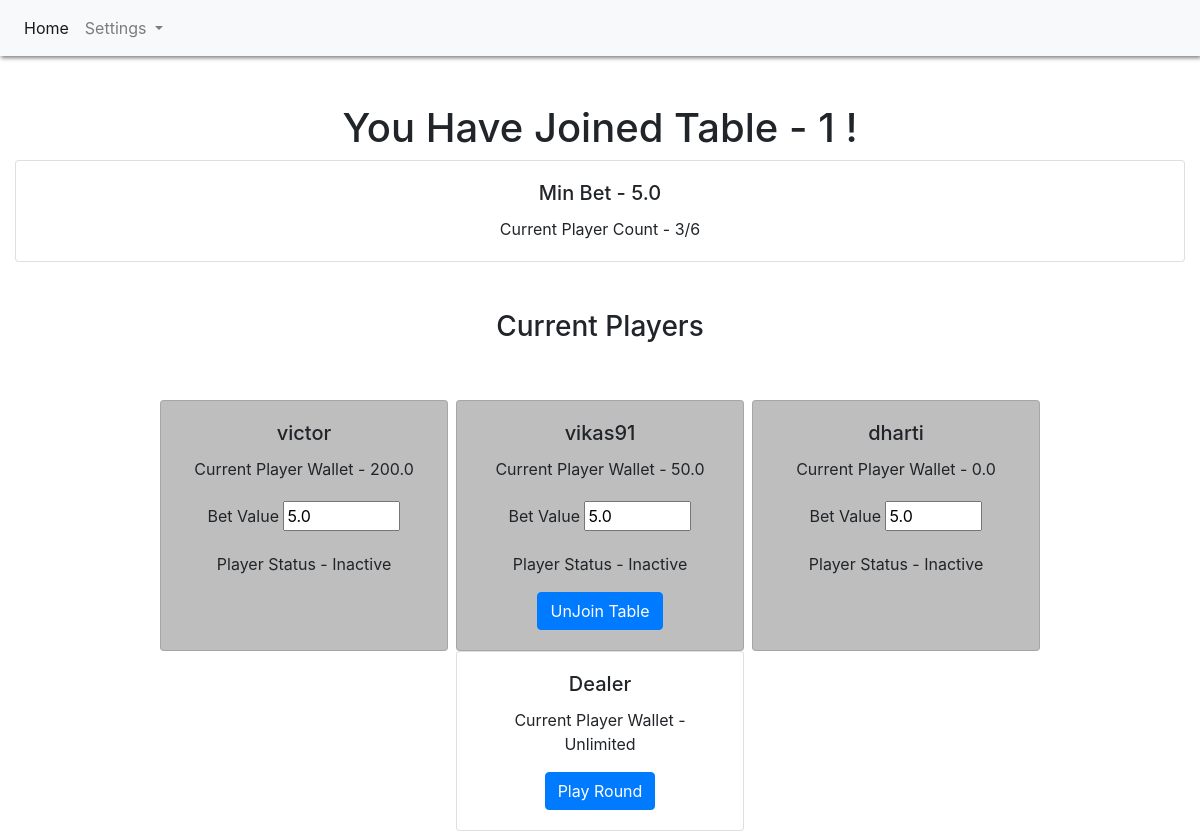
/table/1/ (signed in), run on the app's committed database.
### webapp/models.py (models this page shows, shortened)
class Table(models.Model):
    TABLE_STATUS = (
        (0, 'inactive'),
        (1, 'active'),
    )
    min_bet = models.FloatField(default=0)
    player_count = models.IntegerField(default=0)
    table_status = models.IntegerField(choices=TABLE_STATUS, default=0)
    class Meta:
        db_table = 'tables'

class TablePlayer(models.Model):
    PLAYER_STATUS = (
        (0, 'inactive'),
        (1, 'active'),
    )
    table_id = models.ForeignKey(Table, on_delete=models.CASCADE)
    user_id = models.ForeignKey(User, on_delete=models.CASCADE)
    player_type = models.IntegerField(choices=PLAYER_STATUS, default=0)
    class Meta:
        unique_together = ('table_id', 'user_id')
        db_table = 'table_players'

class Profile(models.Model):
    user = models.OneToOneField(User, on_delete=models.CASCADE)
    wallet_value = models.FloatField(default=0)

### webapp/views.py (the view)
# urls.py: path('table/<table_id>/', BJTable.as_view()),
@method_decorator(login_required, name='dispatch')
class BJTable(View):
    def get(self, request, table_id):
        current_table = Table.objects.filter(id=table_id)
        if(current_table.count()==0):
            error_message = "Unable to join table. Table doesn't exists!!"
            return redirect(reverse('index') + '?error=' + error_message)
        else:
            current_table = current_table[0]
            if(TablePlayer.objects.filter(table_id=current_table, user_id=request.user).count()==0):
                return redirect('/table/'+ str(current_table.id) + '/join/')
            table_players = TablePlayer.objects.filter(table_id=current_table)
            active_round = Round.objects.filter(table=current_table, round_status=1)
            if active_round.count()!=0:
                active_round = active_round[0]
                round_players = RoundPlayer.objects.filter(round=active_round).order_by('player_order')
            else:
                active_round = None
                round_players = None
            return render(request, 'table.html', {'table': current_table,
                                                  'table_players': table_players,
                                                  'active_round': active_round,
                                                  'round_players': round_players,
                                                  'error': None})

### webapp/templates/table.html (shortened to what this page needs)
{% extends 'index.html' %}
{% block content %}
  <h1> You Have Joined Table - {{table.id}} !</h1>
  <div class="row">
    <div class="col-md-12">
      <div class="card w-100">
        <div class="card-body">
          <h5 class="card-title">Min Bet - {{table.min_bet}}</h5>
          <p class="card-text">Current Player Count - {{table.player_count}}/6</p>
        </div>
      </div>
    </div>
  </div>
  <div class="player-status-wrapper">
    {% include 'current_players.html' %}
  </div>
{% endblock %}

### webapp/templates/current_players.html (shortened to what this page needs)
<div class="row px-3 justify-content-center">
  <div class="col-md-12 py-5">
    <h3>Current Players</h3>
  </div>
  {% for table_player in table_players %}
    <div class="card mx-1 player {% if not table_player.player_type %}bg-grey{% endif %}" style="width: 18rem;">
      <div class="card-body">
        <h5 class="card-title">{{table_player.user_id.username}}</h5>
        <p class="card-text">Current Player Wallet - {{table_player.user_id.profile.wallet_value}}</p>
        <div class="form-group pt-1">
          <div class="md-form">
            <label>Bet Value</label>
            <input class="player_bet_value" id="{{table_player.user_id.username}}" type="number" {% if table.table_status %}disabled{% endif %} value="{{table.min_bet}}" min="{{table.min_bet}}" max="{{table_player.user_id.profile.wallet_value}}">
          </div>
        </div>
        <p class="card-text player-current-status">Player Status - {% if table_player.player_type %} Active {% else %} Inactive {% endif %}</p>
        {% if table_player.user_id == request.user %}
          {% if table.table_status and table_player.player_type %}
            <a href="/table/{{table.id}}/unjoin" class="btn btn-primary d-none player-unjoin">UnJoin Table</a>
          {% else %}
            <a href="/table/{{table.id}}/unjoin" class="btn btn-primary player-unjoin">UnJoin Table</a>
          {% endif %}
        {% endif %}
      </div>
    </div>
  {% endfor %}
    <div class="card mx-1" style="width: 18rem;">
      <div class="card-body">
        <h5 class="card-title">Dealer</h5>
        <p class="card-text">Current Player Wallet - Unlimited</p>
        {% if not table.table_status %}
        <a href="#" class="btn btn-primary play-round" id="{{table.id}}">Play Round</a>
        {% else %}
        <a href="#" class="btn btn-secondary disabled play-round" id="{{table.id}}">Play Round</a>
        {% endif %}
      </div>
    </div>
</div>

### webapp/static/css/app.css (style rules this page uses)
.app-main.container .card.bg-grey { background: #bebebe; }

### data on the page
Table: id "1", min_bet "5.0", player_count "3"
TablePlayer: user_id.username "victor", user_id.profile.wallet_value "200.0", player_type "Inactive"
TablePlayer: user_id.username "vikas91", user_id.profile.wallet_value "50.0", player_type "Inactive"
TablePlayer: user_id.username "dharti", user_id.profile.wallet_value "0.0", player_type "Inactive"
